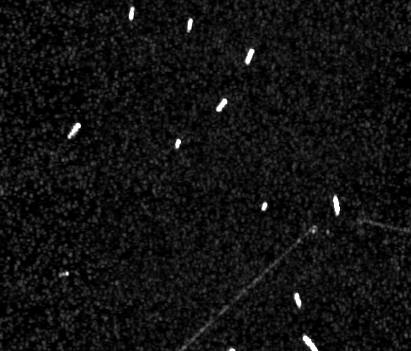
#> input picture SP-CFAR-python/test_image.png, 411 x 351 px
$ jupyter execute CR_CFAR.ipynb
#> lines starting #> are read from the running program, lines starting #| are printed output that depends on the picture
[cell 1]
import numpy as np

def cauchyraylfit(data):
    """
    Parameter estimate for Cauchy-Rayleigh probability distribution function.
    The estimation is based on the method of second order cumulants.
    :param data: input data array
    :return: estimated parameter gamma of the Cauchy-Rayleigh model
    """
    y = np.array(data).flatten()  # Ensure the data is a flat array
    k1 = np.mean(np.log(y))  # Compute the mean of the log of the data
    gama = np.exp(k1) / 2  # Calculate gamma
    return gama

[cell 2]
import numpy as np
from scipy.special import psi

def cauchyraylINTgammafit(data, L):
    """
    Parameter estimate for Cauchy-Rayleigh probability distribution function
    corresponding to a signal contaminated with Gamma distributed noise G[1, L].
    The estimation is based on the method of second order cumulants.
    :param data: input data array
    :param L: shape parameter of the Gamma distribution
    :return: estimated parameter gamma of the Cauchy-Rayleigh model
    """
    y = np.array(data).flatten()  # Ensure the data is a flat array
    k1 = np.mean(np.log(y))  # Compute the mean of the log of the data
    gama = np.exp((k1 - psi(L) + np.log(L)) / 2) / 2  # Calculate gamma
    return gama

[cell 3]
import numpy as np
from scipy.special import psi

def cauchyraylnakagamifit(data, L):
    """
    Parameter estimate for Cauchy-Rayleigh probability distribution function
    corresponding to a signal contaminated with Nakagami distributed noise N[1, L].
    The estimation is based on the method of second order cumulants.
    :param data: input data array
    :param L: shape parameter of the Nakagami distribution
    :return: estimated parameter gamma of the Cauchy-Rayleigh model
    """
    y = np.array(data).flatten()  # Ensure the data is a flat array
    k1 = np.mean(np.log(y))  # Compute the mean of the log of the data
    gama = np.exp(k1 - (psi(L) - np.log(L)) / 2) / 2  # Calculate gamma
    return gama

[cell 4]
import numpy as np
import cv2
from scipy import ndimage
from matplotlib import pyplot as plt
from tkinter import Tk
from tkinter.filedialog import askopenfilename

# Functions to be implemented or found
#import cauchyraylfit

# CLEAN UP
# No direct equivalent in Python, but we make sure variables are defined in the scope they are used

# INITIALISATIONS
back_size = 30  # background band size (RADIAL)
guard_size = 10  # guard band size (RADIAL)
PFA = 0.001  # desired Probability of False Alarm
detections = 0  # initialise detection count

# READ IMAGE
Tk().withdraw()  # we don't want a full GUI, so keep the root window from appearing
filename = askopenfilename()  # show an "Open" dialog box and return the path to the selected file
#> the answer given: test_image.png
img = cv2.imread(filename, 0)
#> img is the input picture: shape (351, 411); min 0, max 255, mean 17.2
img = img.astype(float)
plt.figure()
plt.imshow(img, cmap='gray')
img_ext = np.pad(img, ((back_size, back_size), (back_size, back_size)), 'symmetric')
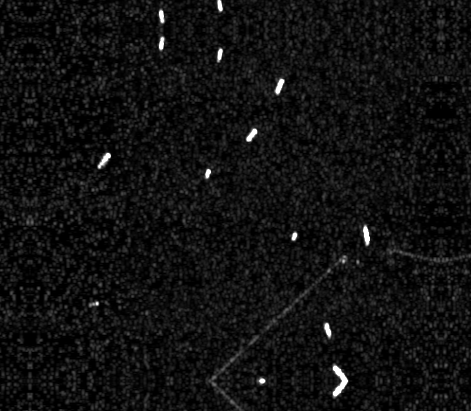
#> img_ext: shape (411, 471) float64; min 0, max 255, mean 16.9
h, l = img.shape
#> h = 351; l = 411

maskimg = np.zeros_like(img)  # Initialize the mask image

# APPLY THROUGH IMAGE
for i in range(h):
    for j in range(l):
        ii = i + back_size
        jj = j + back_size
        cut = img[i, j]  # CUT is Cell Under Test (pixel of interest)
        # form bands
        guardband = img_ext[ii-guard_size:ii+guard_size+1, jj-guard_size:jj+guard_size+1]
        background = img_ext[ii-back_size:ii+back_size+1, jj-back_size:jj+back_size+1]
        backgroundNAN = background.copy()
        backgroundNAN[(back_size-guard_size):(back_size+guard_size+1), (back_size-guard_size):(back_size+guard_size+1)] = np.NaN  # Remove CUT and GUARD
        re_back = backgroundNAN.flatten()  # Reshape into vector for calc
        re_back = re_back[~np.isnan(re_back)]

        # CAUCHY-RAYLEIGH CFAR
        gama = cauchyraylfit(re_back)
        #gama =cauchyraylINTgammafit(re_back,1)
        #gama =cauchyraylnakagamifit(re_back,1)
        TH = np.sqrt((gama**2) / (PFA**2) - (gama**2))
       # TH = (gama**2) / (PFA**2) - (gama**2)
        # Apply threshold
        if cut >= TH:
            maskimg[i, j] = 1
            detections += 1
        else:
            maskimg[i, j] = 0
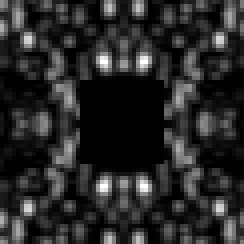
#> backgroundNAN: shape (61, 61) float64 (shown 4 times larger); 11.85% of the values are NaN or infinite; the others: min 0, max 84, mean 15.31; drawn with min black, max white, NaN and infinite black
#> maskimg: shape (351, 411) float64; every value is 1

plt.figure()
plt.imshow(maskimg, cmap='gray')
plt.show()
